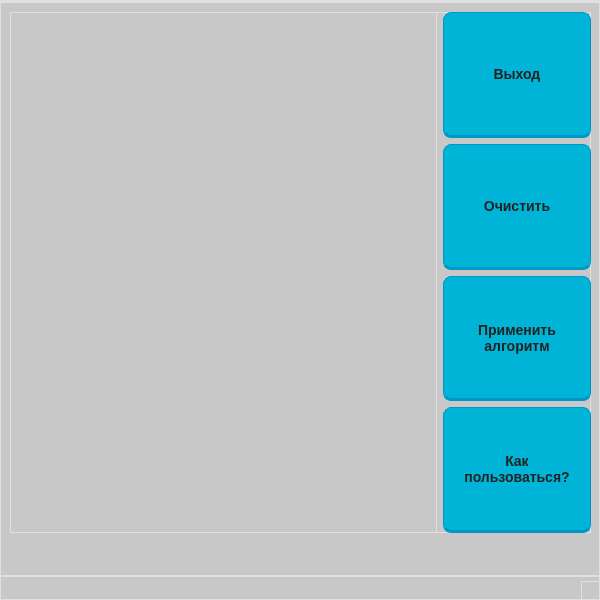
<?xml version="1.0" encoding="UTF-8"?>
<ui version="4.0">
 <class>MainWindow</class>
 <widget class="QMainWindow" name="MainWindow">
  <property name="enabled">
   <bool>true</bool>
  </property>
  <property name="geometry">
   <rect>
    <x>0</x>
    <y>0</y>
    <width>600</width>
    <height>600</height>
   </rect>
  </property>
  <property name="windowTitle">
   <string>GraphApp</string>
  </property>
  <property name="styleSheet">
   <string notr="true">QWidget {
    background: rgba(200, 200, 200, 0.95);
    border: 1px solid #e0e0e0;
}</string>
  </property>
  <widget class="QWidget" name="centralwidget">
   <widget class="QWidget" name="">
    <property name="geometry">
     <rect>
      <x>10</x>
      <y>10</y>
      <width>581</width>
      <height>521</height>
     </rect>
    </property>
    <layout class="QGridLayout" name="gridLayout">
     <item row="0" column="0" rowspan="4">
      <widget class="QGraphicsView" name="graphicsView">
       <property name="styleSheet">
        <string notr="true"/>
       </property>
      </widget>
     </item>
     <item row="2" column="1">
      <widget class="QPushButton" name="pushButtonFunction">
       <property name="sizePolicy">
        <sizepolicy hsizetype="Minimum" vsizetype="Preferred">
         <horstretch>0</horstretch>
         <verstretch>0</verstretch>
        </sizepolicy>
       </property>
       <property name="styleSheet">
        <string notr="true">QPushButton { background: #00b4d8; color: #222222; border: 1px solid #0096c7; border-bottom: 3px solid #0096c7; border-radius: 8px; padding: 10px 20px; font: bold 14px; } QPushButton:hover { background: #48cae4; border-bottom: 3px solid #00a8e8; } QPushButton:pressed { background: #0096c7; border-bottom: 1px solid #0077b6; margin-top: 2px; }</string>
       </property>
       <property name="text">
        <string>Применить
алгоритм</string>
       </property>
      </widget>
     </item>
     <item row="1" column="1">
      <widget class="QPushButton" name="pushButtonClear">
       <property name="sizePolicy">
        <sizepolicy hsizetype="Minimum" vsizetype="Preferred">
         <horstretch>0</horstretch>
         <verstretch>0</verstretch>
        </sizepolicy>
       </property>
       <property name="styleSheet">
        <string notr="true">QPushButton { background: #00b4d8; color: #222222; border: 1px solid #0096c7; border-bottom: 3px solid #0096c7; border-radius: 8px; padding: 10px 20px; font: bold 14px; } QPushButton:hover { background: #48cae4; border-bottom: 3px solid #00a8e8; } QPushButton:pressed { background: #0096c7; border-bottom: 1px solid #0077b6; margin-top: 2px; }</string>
       </property>
       <property name="text">
        <string>Очистить</string>
       </property>
      </widget>
     </item>
     <item row="3" column="1">
      <widget class="QPushButton" name="pushButtonRules">
       <property name="sizePolicy">
        <sizepolicy hsizetype="Minimum" vsizetype="Preferred">
         <horstretch>0</horstretch>
         <verstretch>0</verstretch>
        </sizepolicy>
       </property>
       <property name="styleSheet">
        <string notr="true">QPushButton { background: #00b4d8; color: #222222; border: 1px solid #0096c7; border-bottom: 3px solid #0096c7; border-radius: 8px; padding: 10px 20px; font: bold 14px; } QPushButton:hover { background: #48cae4; border-bottom: 3px solid #00a8e8; } QPushButton:pressed { background: #0096c7; border-bottom: 1px solid #0077b6; margin-top: 2px; }</string>
       </property>
       <property name="text">
        <string>Как
пользоваться?</string>
       </property>
      </widget>
     </item>
     <item row="0" column="1">
      <widget class="QPushButton" name="pushButtonExit">
       <property name="sizePolicy">
        <sizepolicy hsizetype="Minimum" vsizetype="Preferred">
         <horstretch>0</horstretch>
         <verstretch>0</verstretch>
        </sizepolicy>
       </property>
       <property name="styleSheet">
        <string notr="true">QPushButton { background: #00b4d8; color: #222222; border: 1px solid #0096c7; border-bottom: 3px solid #0096c7; border-radius: 8px; padding: 10px 20px; font: bold 14px; } QPushButton:hover { background: #48cae4; border-bottom: 3px solid #00a8e8; } QPushButton:pressed { background: #0096c7; border-bottom: 1px solid #0077b6; margin-top: 2px; }</string>
       </property>
       <property name="text">
        <string>Выход</string>
       </property>
      </widget>
     </item>
    </layout>
   </widget>
  </widget>
  <widget class="QMenuBar" name="menubar">
   <property name="geometry">
    <rect>
     <x>0</x>
     <y>0</y>
     <width>600</width>
     <height>25</height>
    </rect>
   </property>
  </widget>
  <widget class="QStatusBar" name="statusbar"/>
 </widget>
 <resources/>
 <connections/>
</ui>
